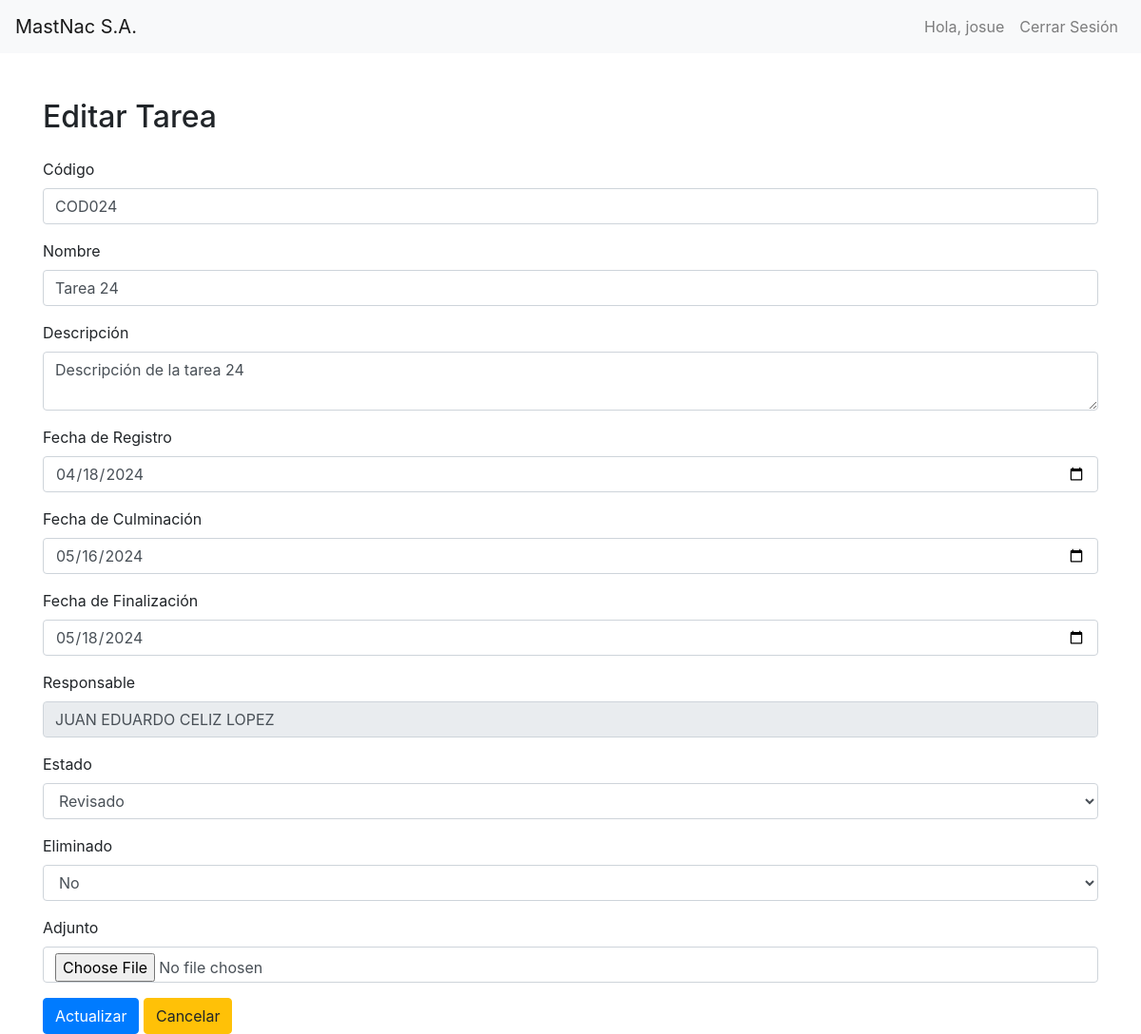
Screenshot of /edit.php?id=359 (signed in) with the database file from the repository.
### tables this page shows
CREATE TABLE `tareas` (
  `id` int(11) NOT NULL,
  `codigo` varchar(20) NOT NULL,
  `nombre` varchar(100) NOT NULL,
  `descripcion` text NOT NULL,
  `fecha_de_registro` date NOT NULL,
  `fecha_culminacion` date NOT NULL,
  `fecha_finalizacion` date NOT NULL,
  `responsable` varchar(150) NOT NULL,
  `estado` varchar(100) NOT NULL,
  `eliminado` tinyint(1) NOT NULL,
  `adjunto` varchar(200) DEFAULT NULL
);

### edit.php (the view, shortened to what this page needs)
<?php
include('conexion.php');
$id = $_GET['id'];
$sql = "SELECT * FROM tareas WHERE id = $id";
$result = $conn->query($sql);
$row = $result->fetch_assoc();
?>
<!DOCTYPE html>
<html lang="es">
<head>
    <link href="https://stackpath.bootstrapcdn.com/bootstrap/4.5.2/css/bootstrap.min.css" rel="stylesheet">
</head>
<body>
    <?php include('navbar.php'); ?>
    <div class="container mt-5">
        <h2 class="mb-4">Editar Tarea</h2>
        <form id="editTaskForm" action="update.php" method="POST" enctype="multipart/form-data">
            <div class="form-group">
                <label for="codigo">Código</label>
                <input type="text" class="form-control" id="codigo" name="codigo" value="<?php echo $row['codigo']; ?>" required>
            </div>
            <div class="form-group">
                <label for="nombre">Nombre</label>
                <input type="text" class="form-control" id="nombre" name="nombre" value="<?php echo $row['nombre']; ?>" required>
            </div>
            <div class="form-group">
                <label for="descripcion">Descripción</label>
                <textarea class="form-control" id="descripcion" name="descripcion" required><?php echo $row['descripcion']; ?></textarea>
            </div>
            <div class="form-group">
                <label for="fecha_de_registro">Fecha de Registro</label>
                <input type="date" class="form-control" id="fecha_de_registro" name="fecha_de_registro" value="<?php echo $row['fecha_de_registro']; ?>" required>
            </div>
            <div class="form-group">
                <label for="fecha_culminacion">Fecha de Culminación</label>
                <input type="date" class="form-control" id="fecha_culminacion" name="fecha_culminacion" value="<?php echo $row['fecha_culminacion']; ?>" required>
            </div>
            <div class="form-group">
                <label for="fecha_finalizacion">Fecha de Finalización</label>
                <input type="date" class="form-control" id="fecha_finalizacion" name="fecha_finalizacion" value="<?php echo $row['fecha_finalizacion']; ?>" required>
            </div>
            <div class="form-group">
                <label for="responsable">Responsable</label>
                <input type="text" class="form-control" id="responsable" name="responsable" readonly value="<?php echo $row['responsable']; ?>" required onclick="openColaboradorWindow()">
            </div>
            <div class="form-group">
                <label for="estado">Estado</label>
                <select class="form-control" id="estado" name="estado" required>
                    <option value="Revisado" <?php if ($row['estado'] == 'Revisado') echo 'selected'; ?>>Revisado</option>
                </select>
            </div>
            <div class="form-group">
                <label for="eliminado">Eliminado</label>
                <select class="form-control" id="eliminado" name="eliminado" required>
                    <option value="0" <?php if ($row['eliminado'] == 0) echo 'selected'; ?>>No</option>
                </select>
            </div>
            <div class="form-group">
                <label for="adjunto">Adjunto</label>
                <input type="file" class="form-control" id="adjunto" name="adjunto" accept=".jpg,.jpeg,.png,.pdf">
            </div>
            <button type="submit" class="btn btn-primary">Actualizar</button>
            <button onclick="window.location.href='/index.php'" class="btn btn-warning">
                Cancelar
            </button>
        </form>
    </div>
</body>
</html>

### rows the page displays
tareas: codigo "COD024", nombre "Tarea 24", descripcion "Descripción de la tarea 24", fecha_de_registro "04/18/2024", fecha_culminacion "05/16/2024", fecha_finalizacion "05/18/2024", responsable "JUAN EDUARDO CELIZ LOPEZ", estado "Revisado", eliminado "No"

### other values shown
$_SESSION['username'] "josue"
